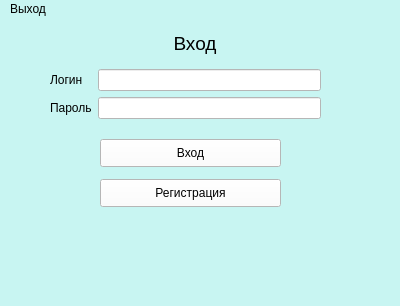
<?xml version="1.0" encoding="UTF-8"?>
<ui version="4.0">
 <class>MainWindow</class>
 <widget class="QMainWindow" name="MainWindow">
  <property name="geometry">
   <rect>
    <x>0</x>
    <y>0</y>
    <width>400</width>
    <height>306</height>
   </rect>
  </property>
  <property name="sizePolicy">
   <sizepolicy hsizetype="Fixed" vsizetype="Fixed">
    <horstretch>0</horstretch>
    <verstretch>0</verstretch>
   </sizepolicy>
  </property>
  <property name="maximumSize">
   <size>
    <width>400</width>
    <height>400</height>
   </size>
  </property>
  <property name="baseSize">
   <size>
    <width>400</width>
    <height>400</height>
   </size>
  </property>
  <property name="windowTitle">
   <string>Поликлиника</string>
  </property>
  <property name="windowIcon">
   <iconset>
    <normaloff>../../../Desktop/free-icon-heartbeat-2791163.png</normaloff>../../../Desktop/free-icon-heartbeat-2791163.png</iconset>
  </property>
  <property name="styleSheet">
   <string notr="true">background-color: rgb(200, 245, 242);</string>
  </property>
  <widget class="QWidget" name="centralwidget">
   <widget class="QPushButton" name="pushButton_2">
    <property name="geometry">
     <rect>
      <x>100</x>
      <y>160</y>
      <width>181</width>
      <height>28</height>
     </rect>
    </property>
    <property name="styleSheet">
     <string notr="true">background-color: rgb(255, 255, 255);
font: 12pt &quot;MS Shell Dlg 2&quot;;</string>
    </property>
    <property name="text">
     <string>Регистрация</string>
    </property>
   </widget>
   <widget class="QPushButton" name="pushButton_3">
    <property name="geometry">
     <rect>
      <x>100</x>
      <y>120</y>
      <width>181</width>
      <height>28</height>
     </rect>
    </property>
    <property name="styleSheet">
     <string notr="true">background-color: rgb(255, 255, 255);
font: 12pt &quot;MS Shell Dlg 2&quot;;</string>
    </property>
    <property name="text">
     <string>Вход</string>
    </property>
   </widget>
   <widget class="QLabel" name="label_2">
    <property name="enabled">
     <bool>true</bool>
    </property>
    <property name="geometry">
     <rect>
      <x>160</x>
      <y>10</y>
      <width>70</width>
      <height>30</height>
     </rect>
    </property>
    <property name="sizePolicy">
     <sizepolicy hsizetype="Preferred" vsizetype="Preferred">
      <horstretch>0</horstretch>
      <verstretch>0</verstretch>
     </sizepolicy>
    </property>
    <property name="minimumSize">
     <size>
      <width>70</width>
      <height>30</height>
     </size>
    </property>
    <property name="maximumSize">
     <size>
      <width>70</width>
      <height>30</height>
     </size>
    </property>
    <property name="baseSize">
     <size>
      <width>70</width>
      <height>30</height>
     </size>
    </property>
    <property name="font">
     <font>
      <family>MS Shell Dlg 2</family>
      <pointsize>14</pointsize>
      <weight>50</weight>
      <italic>false</italic>
      <bold>false</bold>
      <kerning>true</kerning>
     </font>
    </property>
    <property name="styleSheet">
     <string notr="true">background-color: rgb(200, 245, 242);
font: 8pt &quot;MS Shell Dlg 2&quot;;
font: 14pt &quot;MS Shell Dlg 2&quot;</string>
    </property>
    <property name="text">
     <string>&lt;html&gt;&lt;head/&gt;&lt;body&gt;&lt;p align=&quot;center&quot;&gt;Вход&lt;/p&gt;&lt;/body&gt;&lt;/html&gt;</string>
    </property>
   </widget>
   <widget class="QWidget" name="formLayoutWidget">
    <property name="geometry">
     <rect>
      <x>50</x>
      <y>50</y>
      <width>271</width>
      <height>61</height>
     </rect>
    </property>
    <layout class="QFormLayout" name="formLayout">
     <item row="0" column="0">
      <widget class="QLabel" name="label_4">
       <property name="styleSheet">
        <string notr="true">background-color: rgb(200, 245, 242);
font: 10pt &quot;MS Shell Dlg 2&quot;</string>
       </property>
       <property name="text">
        <string>Логин</string>
       </property>
      </widget>
     </item>
     <item row="1" column="0">
      <widget class="QLabel" name="label_5">
       <property name="styleSheet">
        <string notr="true">background-color: rgb(200, 245, 242);
font: 10pt &quot;MS Shell Dlg 2&quot;</string>
       </property>
       <property name="text">
        <string>Пароль</string>
       </property>
      </widget>
     </item>
     <item row="0" column="1">
      <widget class="QLineEdit" name="lineEdit">
       <property name="sizePolicy">
        <sizepolicy hsizetype="Expanding" vsizetype="Fixed">
         <horstretch>0</horstretch>
         <verstretch>0</verstretch>
        </sizepolicy>
       </property>
       <property name="styleSheet">
        <string notr="true">background-color:rgb(255, 255, 255)</string>
       </property>
      </widget>
     </item>
     <item row="1" column="1">
      <widget class="QLineEdit" name="lineEdit_2">
       <property name="styleSheet">
        <string notr="true">background-color:rgb(255, 255, 255)</string>
       </property>
      </widget>
     </item>
    </layout>
   </widget>
  </widget>
  <widget class="QMenuBar" name="menubar">
   <property name="geometry">
    <rect>
     <x>0</x>
     <y>0</y>
     <width>400</width>
     <height>22</height>
    </rect>
   </property>
   <widget class="QMenu" name="menu">
    <property name="title">
     <string>Выход</string>
    </property>
   </widget>
   <addaction name="menu"/>
  </widget>
 </widget>
 <resources/>
 <connections/>
</ui>
